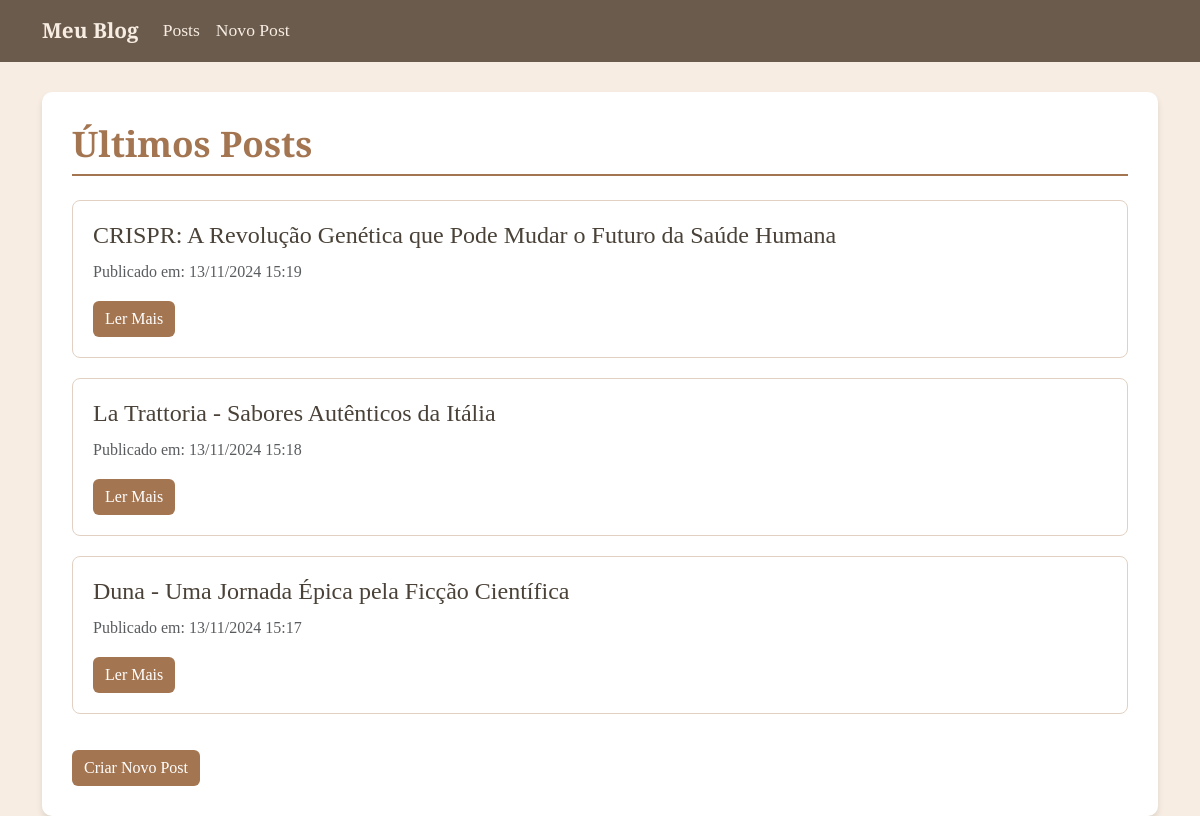
The page / on the database its author committed.
### blog/models.py (models this page shows, shortened)
class Post(models.Model):
    titulo = models.CharField(max_length=200)
    conteudo = models.TextField()
    data_postagem = models.DateTimeField(auto_now_add=True)
    class Meta:
        ordering = ['-data_postagem']

### blog/views.py (the view)
# urls.py: path('', ListaPostsView.as_view(), name='lista_posts'),
class ListaPostsView(ListView):
    model = Post
    template_name = 'blog/lista_posts.html'
    context_object_name = 'posts'
    ordering = ['-data_postagem']

### templates/blog/lista_posts.html (shortened to what this page needs)
{% extends 'base/base.html' %}
{% block conteudo %}
    <h1 class="blog-title mb-4">Últimos Posts</h1>
    <div class="row">
        {% for post in posts %}
            <div class="col-md-12">
                <div class="blog-post-card">
                    <h2 class="h4">{{ post.titulo }}</h2>
                    <p class="text-muted">
                        Publicado em: {{ post.data_postagem|date:"d/m/Y H:i" }}
                    </p>
                    <a href="{% url 'detalhe_post' post.pk %}" class="btn btn-vintage">
                        Ler Mais
                    </a>
                </div>
            </div>
        {% empty %}
            <p>Nenhum post encontrado.</p>
        {% endfor %}
    </div>
    <a href="{% url 'criar_post' %}" class="btn btn-vintage mt-3">
        Criar Novo Post
    </a>
{% endblock %}

### static/css/vintage.css (style rules this page uses)
body { font-family: 'Merriweather', serif; background-color: #F7EDE2; color: #4A4238; line-height: 1.7; font-size: 16px; }
.blog-post-card { background-color: #FFFFFF; border: 1px solid #E2D1C3; border-radius: 8px; margin-bottom: 20px; padding: 20px; transition: all 0.3s ease; }
.blog-title { color: #A47551; font-weight: 700; border-bottom: 2px solid #A47551; padding-bottom: 10px; font-size: 2.2rem; }
.btn-vintage { background-color: #A47551; color: #FFFFFF; border: none; transition: all 0.3s ease; }

### rows shown on the page
Post: titulo "CRISPR: A Revolução Genética que Pode Mudar o Futuro da Saúde Humana", data_postagem "13/11/2024 15:19"
Post: titulo "La Trattoria - Sabores Autênticos da Itália", data_postagem "13/11/2024 15:18"
Post: titulo "Duna - Uma Jornada Épica pela Ficção Científica", data_postagem "13/11/2024 15:17"
